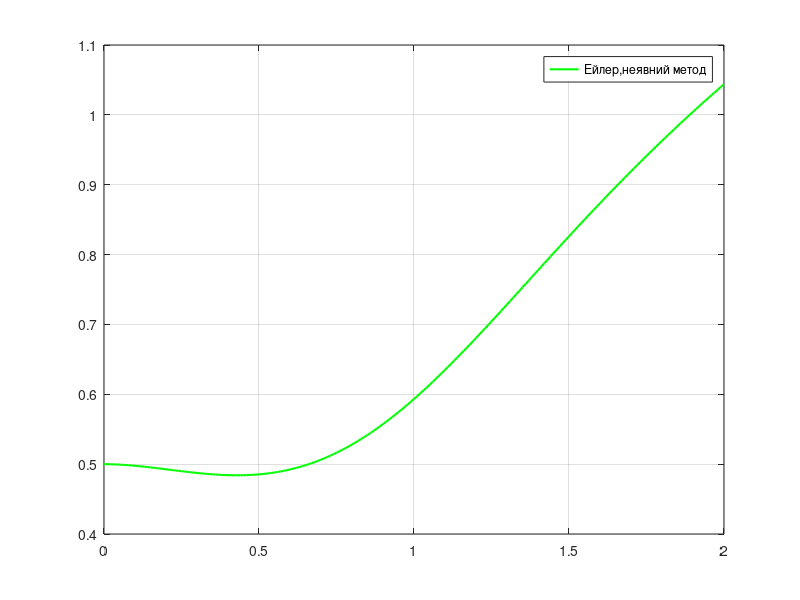

Reproduce this figure in MATLAB.
f = @(x,y) (-2.*x.*y.^2)./(1+x.^2) + (x.^2)./(1+y.^2*x);		% Права частина рівняння
x0 = 0;							% Початковий момент часу
X = 2;							% Кінцевий момент часу
y0 = 0.5;							% ПУ
h = 0.01;						% Крок сітки за часом
t = x0:h:X;					% Часова сітка
Y = zeros(size(t));			% Вектор майбутнього розв'язку
Y(1) = y0;						% Початкове значення розв'язку береться з ПУ
for i = 1:length(t)-1
	F = @(z) z-Y(i)-(t(i+1)-t(i))*(f(t(i+1),z));
									% Функція для розв'язання рівняння, яке визначає
									% Y(i+1) (неявна схема)
	Y(i+1) = fzero(F,Y(i));	% Відшукання Y(i+1) в ході неявної схеми
end
plot(t,Y,'g-','LineWidth',1.5) 
grid
legend('Ейлер,неявний метод')